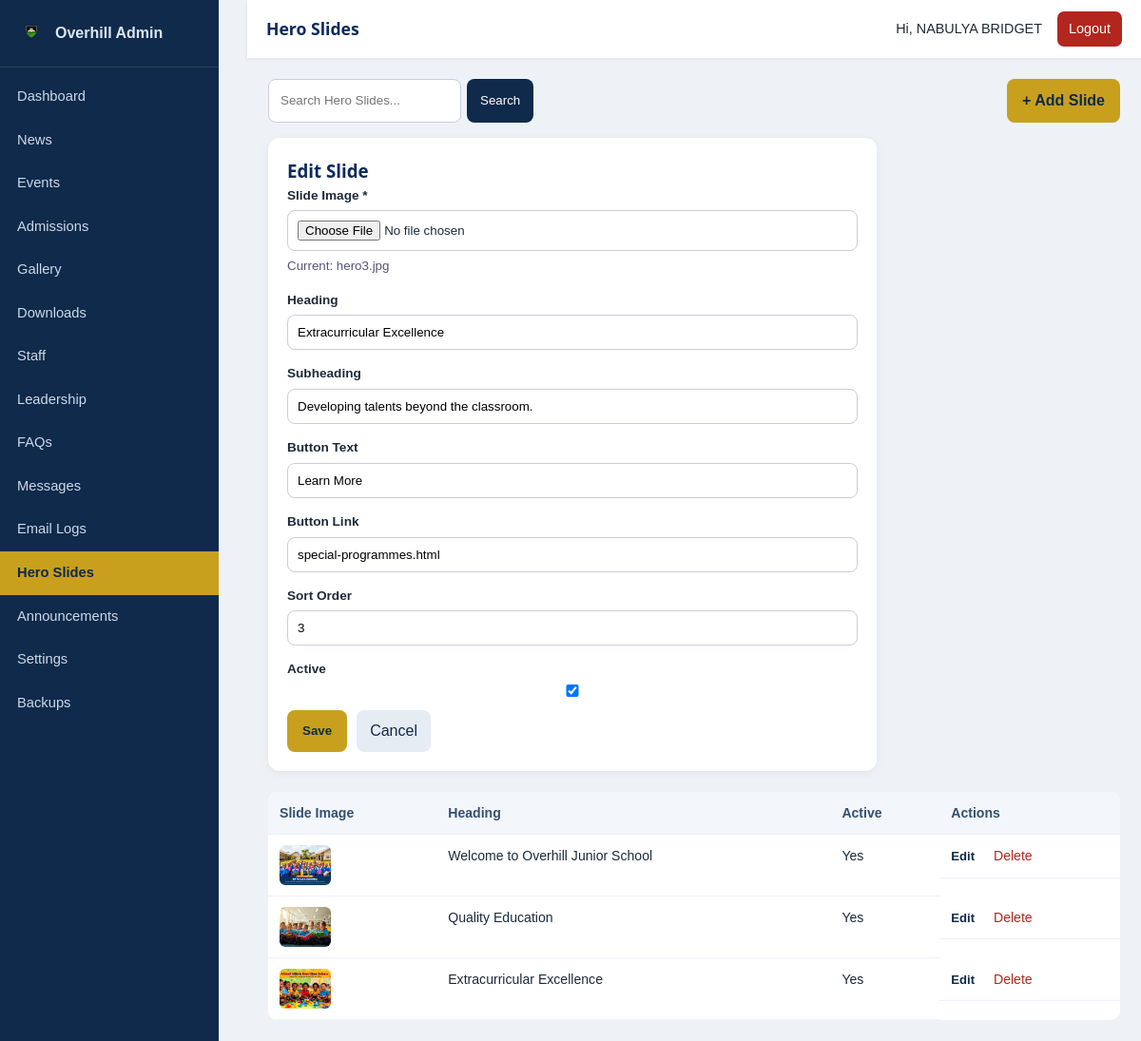
Screenshot of /admin/hero.php?edit=3 (signed in) with the database file from the repository.
### tables this page shows
CREATE TABLE IF NOT EXISTS hero_slides (
  id INT AUTO_INCREMENT PRIMARY KEY,
  image VARCHAR(255) NOT NULL,
  heading VARCHAR(200) NULL,
  subheading VARCHAR(300) NULL,
  button_text VARCHAR(80) NULL,
  button_link VARCHAR(255) NULL,
  sort_order INT NOT NULL DEFAULT 0,
  is_active TINYINT(1) NOT NULL DEFAULT 1,
  created_at TIMESTAMP DEFAULT CURRENT_TIMESTAMP,
  updated_at TIMESTAMP DEFAULT CURRENT_TIMESTAMP ON UPDATE CURRENT_TIMESTAMP
);

### admin/hero.php (called while the page is built, shortened)
<?php
require_once __DIR__ . '/includes/crud.php';
$cfg = [
  'table'=>'hero_slides','title'=>'Hero Slides','singular'=>'Slide','order'=>'sort_order ASC, id ASC',
  'search'=>['heading'],
  'fields'=>[
    ['name'=>'image','label'=>'Slide Image','type'=>'image','required'=>true,'list'=>true],
    ['name'=>'heading','label'=>'Heading','type'=>'text','list'=>true],
    ['name'=>'subheading','label'=>'Subheading','type'=>'text'],
    ['name'=>'button_text','label'=>'Button Text','type'=>'text'],
    ['name'=>'button_link','label'=>'Button Link','type'=>'text'],
    ['name'=>'sort_order','label'=>'Sort Order','type'=>'number'],
    ['name'=>'is_active','label'=>'Active','type'=>'checkbox','list'=>true],
  ],
];
$pageTitle='Hero Slides'; include __DIR__.'/includes/header.php'; crud_render($cfg); include __DIR__.'/includes/footer.php';

### includes/functions.php (called while the page is built, shortened)
<?php
require_once dirname(__DIR__) . '/config/database.php';
function e(?string $value): string
{
    return htmlspecialchars((string)$value, ENT_QUOTES, 'UTF-8');
}
function clean(?string $value): string
{
    return trim((string)$value);
}
function paginate(int $total, int $page, int $perPage): array
{
    $pages = max(1, (int)ceil($total / $perPage));
    $page  = max(1, min($page, $pages));
    return ['page' => $page, 'pages' => $pages, 'total' => $total,
            'offset' => ($page - 1) * $perPage, 'perPage' => $perPage];
}

### config/database.php (called while the page is built, shortened)
<?php
function db(): PDO
{
    static $pdo = null;
    if ($pdo === null) {
        $dsn = 'mysql:host=' . DB_HOST . ';port=4000;dbname=' . DB_NAME . ';charset=' . DB_CHARSET;
        $options = [
            PDO::ATTR_ERRMODE            => PDO::ERRMODE_EXCEPTION,
            PDO::ATTR_DEFAULT_FETCH_MODE => PDO::FETCH_ASSOC,
            PDO::ATTR_EMULATE_PREPARES   => false,
        ];
        try {
            $pdo = new PDO($dsn, DB_USER, DB_PASS, $options);
        } catch (PDOException $e) {
            http_response_code(500);
            die('Database connection failed. Please check /config/config.php');
        }
    }
    return $pdo;
}

### admin/includes/crud.php (the view, shortened to what this page needs)
<?php
function crud_find(string $table, int $id): ?array
{
    $stmt = db()->prepare("SELECT * FROM `$table` WHERE id = ? LIMIT 1");
    $stmt->execute([$id]);
    return $stmt->fetch() ?: null;
}
function crud_render(array $cfg): void
{
    $pdo = db();
    $table = $cfg['table'];
    $fields = $cfg['fields'];
    $perPage = 10;
    $page = max(1, (int)($_GET['page'] ?? 1));
    $search = clean($_GET['q'] ?? '');
    $where = ''; $params = [];
    $total = (int)(function() use ($pdo,$table,$where,$params){
        $s = $pdo->prepare("SELECT COUNT(*) FROM `$table` $where"); $s->execute($params); return $s->fetchColumn();
    })();
    $pg = paginate($total, $page, $perPage);
    $order = $cfg['order'] ?? 'id DESC';
    $sql = "SELECT * FROM `$table` $where ORDER BY $order LIMIT {$pg['perPage']} OFFSET {$pg['offset']}";
    $stmt = $pdo->prepare($sql); $stmt->execute($params);
    $rows = $stmt->fetchAll();
    $editRow = null;
    if (!empty($_GET['edit'])) $editRow = crud_find($table, (int)$_GET['edit']);
    $showForm = $editRow || isset($_GET['new']);
    $self = basename($_SERVER['PHP_SELF']);
    ?>
    <div class="content-head">
      <form class="search-form" method="get">
        <input type="text" name="q" value="<?= e($search) ?>" placeholder="Search <?= e($cfg['title']) ?>...">
        <button type="submit">Search</button>
      </form>
      <a class="btn-primary" href="?new=1">+ Add <?= e($cfg['singular']) ?></a>
    </div>
    <?php if ($showForm): ?>
    <form class="resource-form" method="post" enctype="multipart/form-data">
      <h3><?= $editRow ? 'Edit' : 'New' ?> <?= e($cfg['singular']) ?></h3>
      <?php foreach ($fields as $f): if ($f['type'] === 'slug') continue; $n=$f['name']; $v=$editRow[$n] ?? ''; ?>
        <div class="form-field">
          <label><?= e($f['label']) ?><?= !empty($f['required']) ? ' *' : '' ?></label>
          <?php if ($f['type']==='textarea'): ?>
            <textarea name="<?= $n ?>" rows="6"<?= !empty($f['required'])?' required':'' ?>><?= e($v) ?></textarea>
          <?php elseif ($f['type']==='checkbox'): ?>
            <input type="checkbox" name="<?= $n ?>" value="1"<?= $v ? ' checked':'' ?>>
          <?php elseif ($f['type']==='image' || $f['type']==='document'): ?>
            <input type="file" name="<?= $n ?>" accept="<?= $f['type']==='image' ? 'image/*' : '.pdf,.docx' ?>">
            <?php if ($v): ?><small class="current-file">Current: <a href="../<?= e(ltrim($v,'/')) ?>" target="_blank"><?= e(basename($v)) ?></a></small><?php endif; ?>
          <?php else: ?>
            <input type="<?= $f['type'] ?>" name="<?= $n ?>" value="<?= e($v) ?>"<?= !empty($f['required'])?' required':'' ?>>
          <?php endif; ?>
        </div>
      <?php endforeach; ?>
      <div class="form-actions">
        <button type="submit" class="btn-primary">Save</button>
        <a class="btn-ghost" href="<?= $self ?>">Cancel</a>
      </div>
    </form>
    <?php endif; ?>
    <table class="data-table">
      <thead><tr>
        <?php foreach ($fields as $f): if (empty($f['list'])) continue; ?><th><?= e($f['label']) ?></th><?php endforeach; ?>
        <th>Actions</th>
      </tr></thead>
      <tbody>
        <?php foreach ($rows as $r): ?>
        <tr>
          <?php foreach ($fields as $f): if (empty($f['list'])) continue; $val=$r[$f['name']] ?? ''; ?>
            <td>
              <?php if ($f['type']==='image' && $val): ?><img class="thumb" src="../<?= e(ltrim($val,'/')) ?>" alt="">
              <?php elseif ($f['type']==='document' && $val): ?><a href="../<?= e(ltrim($val,'/')) ?>" target="_blank">file</a>
              <?php elseif ($f['type']==='checkbox'): ?><?= $val ? 'Yes' : 'No' ?>
              <?php else: ?><?= e(mb_strimwidth((string)$val, 0, 80, '…')) ?><?php endif; ?>
            </td>
          <?php endforeach; ?>
          <td class="row-actions">
            <a href="?edit=<?= (int)$r['id'] ?>">Edit</a>
            <form method="post" onsubmit="return confirm('Delete this <?= e($cfg['singular']) ?>?');">
              <button type="submit" class="link-danger">Delete</button>
            </form>
          </td>
        </tr>
        <?php endforeach; ?>
      </tbody>
    </table>
    <?php endif;
}

### css/admin.css (style rules this page uses)
:root { --navy:#0d2a5c;--navy-dark:#081d42;--navy-light:#16407f;--gold:#f5b324;--gold-dark:#d8990a; --green:#2b8a3e;--red:#e8453c;--sky:#1ba7e0;--ink:#21303f;--muted:#5d6b7a;--line:#e4e8ee; --bg-soft:#f4f7fb;--radius:14px;--shadow:0 12px 32px rgba(13,42,92,.10);--shadow-sm:0 6px 18px rgba(13,42,92,.08); --font-head:'Poppins','Segoe UI',sans-serif;--font-body:'Segoe UI',Roboto,Helvetica,Arial,sans-serif; }
* { box-sizing:border-box;margin:0;padding:0 }
body { font-family:var(--font-body);color:var(--ink);background:var(--bg-soft);line-height:1.6 }
a { text-decoration:none;color:inherit }
h1,h2,h3,h4 { font-family:var(--font-head);color:var(--navy) }
img { max-width:100%;display:block }
.btn-primary { background:var(--gold);color:var(--navy-dark) }
.row-actions a { font-size:.82rem;margin-right:10px;font-weight:600;color:var(--navy) }
.admin-body { margin:0;background:#eef2f7;font-family:Arial,Helvetica,sans-serif;color:#1c2b3a }
.content-head { display:flex;justify-content:space-between;gap:12px;flex-wrap:wrap;margin-bottom:16px }
.search-form { display:flex;gap:6px }
.search-form input { padding:9px 12px;border:1px solid #ccd;border-radius:8px }
.search-form button { padding:9px 14px;border:0;background:#0f2a4a;color:#fff;border-radius:8px;cursor:pointer }
.btn-primary { background:#c8a01e;color:#0f2a4a;border:0;padding:10px 16px;border-radius:8px;font-weight:700;cursor:pointer;text-decoration:none;display:inline-block }
.btn-ghost { background:#e6ecf4;color:#0f2a4a;padding:9px 14px;border-radius:8px;text-decoration:none;display:inline-block }
.data-table { width:100%;border-collapse:collapse;background:#fff;border-radius:10px;overflow:hidden }
.data-table th,.data-table td { padding:11px 12px;text-align:left;border-bottom:1px solid #eef;font-size:.88rem;vertical-align:top }
.data-table th { background:#f3f6fb;color:#33506f }
.thumb { width:54px;height:42px;object-fit:cover;border-radius:6px }
.row-actions { display:flex;gap:10px;align-items:center }
.row-actions a { color:#0f2a4a;text-decoration:none }
.link-danger { background:none;border:0;color:#b3261e;cursor:pointer;padding:0;font-size:.88rem }
.resource-form { background:#fff;border-radius:12px;padding:20px;margin-bottom:22px;box-shadow:0 2px 8px rgba(0,0,0,.06);max-width:640px }
.resource-form h3 { margin-top:0 }
.form-field { margin-bottom:14px;display:flex;flex-direction:column }
.form-field label { font-weight:600;font-size:.85rem;margin-bottom:5px }
.form-field input,.form-field textarea,.form-field select { padding:10px;border:1px solid #ccd;border-radius:8px;font-family:inherit }
.form-actions { display:flex;gap:10px }
.current-file { margin-top:5px;color:#557 }

### rows the page displays
hero_slides: image "hero3.jpg", heading "Extracurricular Excellence", subheading "Developing talents beyond the classroom.", button_text "Learn More", button_link "special-programmes.html", sort_order "3", is_active "☑", image (picture)
hero_slides: image (picture), heading "Welcome to Overhill Junior School", is_active "Yes"
hero_slides: image (picture), heading "Quality Education", is_active "Yes"

### other values shown
$pageTitle "Hero Slides"
$admin['name'] "NABULYA BRIDGET"
$cfg['singular'] "Slide"
$f['label'] "Slide Image"
$f['label'] "Heading"
$f['label'] "Subheading"
$f['label'] "Button Text"
$f['label'] "Button Link"
$f['label'] "Sort Order"
$f['label'] "Active"
